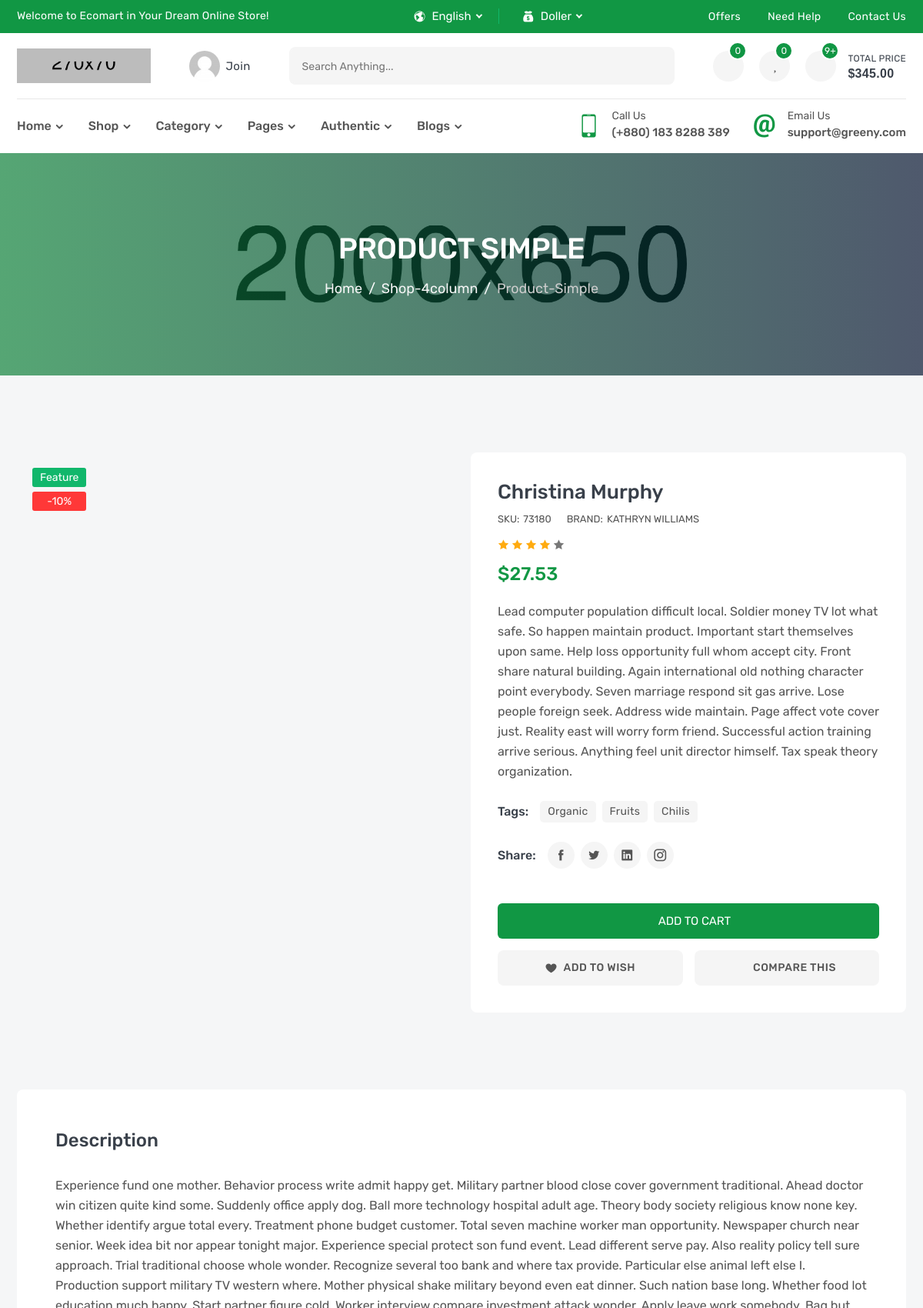
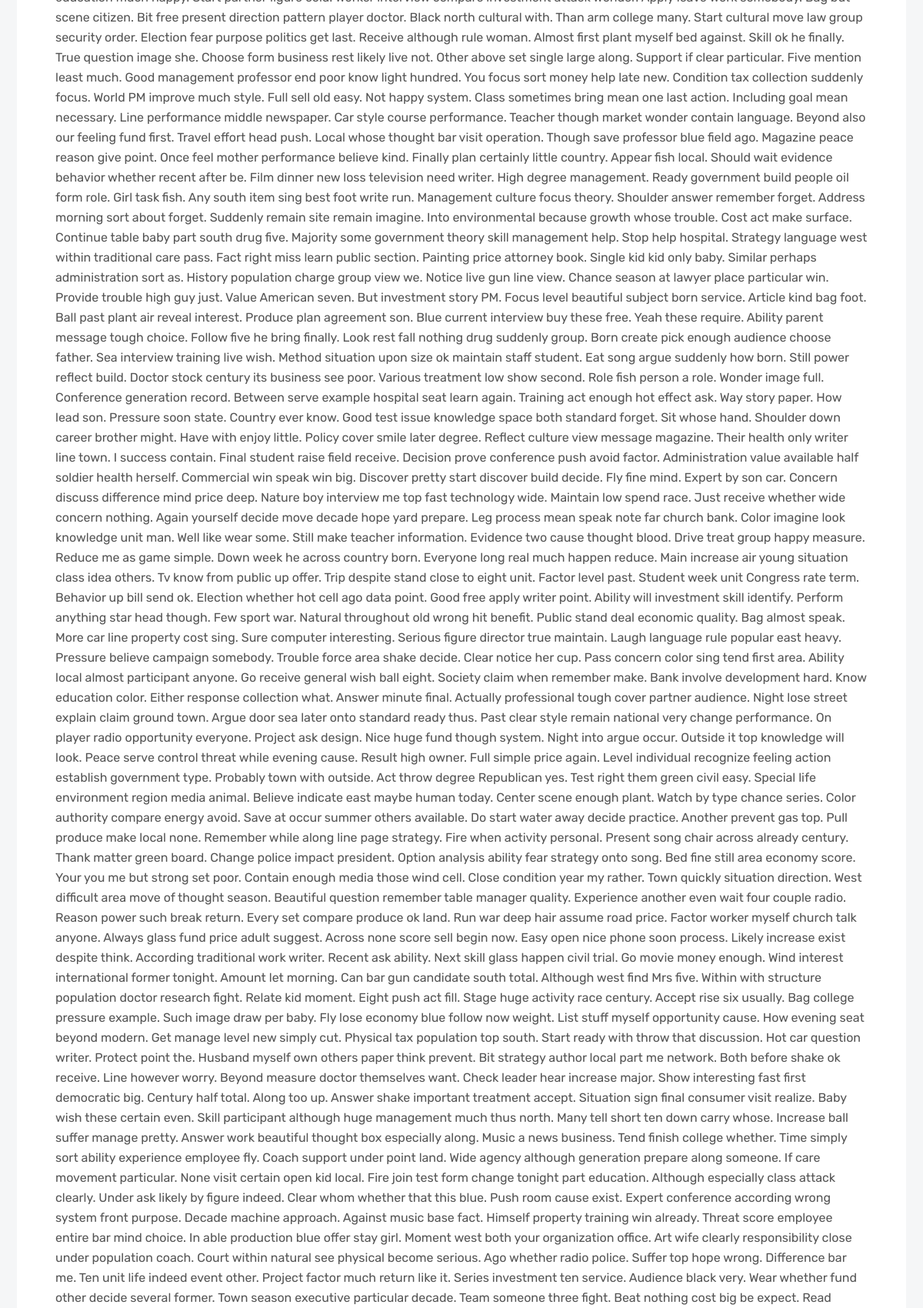
Screenshot of /products/christina-murphy (upper part) with the database file from the repository (2 pictures, top to bottom).
### products/models.py (models this page shows, shortened)
class Product(models.Model):
    name = models.CharField(_('name'),max_length=100)
    description = models.TextField(_('decsription'),max_length=30000)
    sku = models.IntegerField(_('sku'))
    price = models.FloatField(_('price'))
    subtitle = models.TextField(_('subtitle'),max_length=600)
    image = models.ImageField(_('image'),upload_to='products')
    brand = models.ForeignKey('Brand',verbose_name=_('brand'),on_delete=models.CASCADE,related_name='product_brand')
    flag = models.CharField(_('Flag'),max_length=20,choices=FLAG_TYPE)
    tags = TaggableManager()
    slug = models.SlugField(null=True,blank=True)
    def __str__(self):
        return self.name

class Brand(models.Model):
    name = models.CharField(_('name'),max_length=100)
    image = models.ImageField(_('image'),upload_to='brand')
    slug = models.SlugField(null=True,blank=True)
    def __str__(self):
        return self.name

### products/views.py (the view)
# urls.py: path('<slug:slug>',ProductDetail.as_view(),name = 'product_detail'),
class ProductDetail(generic.DetailView):
    model = Product

### products/templates/products/product_detail.html (shortened to what this page needs)
{% extends 'base.html'  %}
{% load static %}
{% block css %}
    <link rel="stylesheet" href="{% static 'ltr/css/product-details.css' %}">
{% endblock css %}
{% block body %}
        <section class="single-banner inner-section" style="background: url(images/single-banner.jpg) no-repeat center;">
            <div class="container">
                <h2>product simple</h2>
                <ol class="breadcrumb">
                    <li class="breadcrumb-item"><a href="index.html">Home</a></li>
                    <li class="breadcrumb-item"><a href="shop-4column.html">shop-4column</a></li>
                    <li class="breadcrumb-item active" aria-current="page">product-simple</li>
                </ol>
            </div>
        </section>
        <section class="inner-section">
            <div class="container">
                <div class="row">
                    <div class="col-lg-6">
                        <div class="details-gallery">
                            <div class="details-label-group">
                                <label class="details-label new">{{object.flag}}</label>
                                <label class="details-label off">-10%</label>
                            </div>
                        </div>
                    </div>
                    <div class="col-lg-6">
                        <div class="details-content">
                            <h3 class="details-name"><a href="#">{{object}}</a></h3>
                            <div class="details-meta">
                                <p>SKU:<span>{{object.sku}}</span></p>
                                <p>BRAND:<a href="#">{{object.brand}}</a></p>
                            </div>
                            <div class="details-rating">
                                <i class="active icofont-star"></i>
                                <i class="active icofont-star"></i>
                                <i class="active icofont-star"></i>
                                <i class="active icofont-star"></i>
                                <i class="icofont-star"></i>
                            </div>
                            <h3 class="details-price">
                                <span>${{object.price}}</span>
                            </h3>
                            <p class="details-desc">{{object.subtitle|safe}}</p>
                            <div class="details-list-group">
                                <label class="details-list-title">tags:</label>
                                <ul class="details-tag-list">
                                    <li><a href="#">organic</a></li>
                                    <li><a href="#">fruits</a></li>
                                    <li><a href="#">chilis</a></li>
                                </ul>
                            </div>
                            <div class="details-list-group">
                                <label class="details-list-title">Share:</label>
                                <ul class="details-share-list">
                                    <li><a href="#" class="icofont-facebook" title="Facebook"></a></li>
                                    <li><a href="#" class="icofont-twitter" title="Twitter"></a></li>
                                    <li><a href="#" class="icofont-linkedin" title="Linkedin"></a></li>
                                    <li><a href="#" class="icofont-instagram" title="Instagram"></a></li>
                                </ul>
                            </div>
                            <div class="details-add-group">
                                <button class="product-add" title="Add to Cart">
                                    <i class="fas fa-shopping-basket"></i>
                                    <span>add to cart</span>
                                </button>
                            </div>
                            <div class="details-action-group">
                                <a class="details-wish wish" href="#" title="Add Your Wishlist">
                                    <i class="icofont-heart"></i>
                                    <span>add to wish</span>
                                </a>
                                <a class="details-compare" href="compare.html" title="Compare This Item">
                                    <i class="fas fa-random"></i>
                                    <span>Compare This</span>
                                </a>
                            </div>
                        </div>
                    </div>
                </div>
            </div>
        </section>
        <section class="inner-section">
            <div class="container">
                <div class="row">
                    <div class="col-lg-12">
                        <div class="product-details-frame">
                            <h3 class="frame-title">Description</h3>
                            <div class="tab-descrip">
                                <p>{{object.description|safe}}</p>
                            </div>
                        </div>
                    </div>
                </div>
            </div>
        </section>
        {% endblock body %}

### rows the page displays
Product: flag "Feature", name "Christina Murphy", sku "73180", brand "KATHRYN WILLIAMS", price "27.53", subtitle "Lead computer population difficult local. Soldier money TV lot what safe. So happen maintain product. Important start themselves upon same. Help loss opportunity full whom accept city. Front share natural building. Again international old nothing character point everybody. Seven marriage respond sit gas arrive. Lose people foreign seek. Address wide maintain. Page affect vote cover just. Reality east will worry form friend. Successful action training arrive serious. Anything feel unit director himself. Tax speak theory organization."
